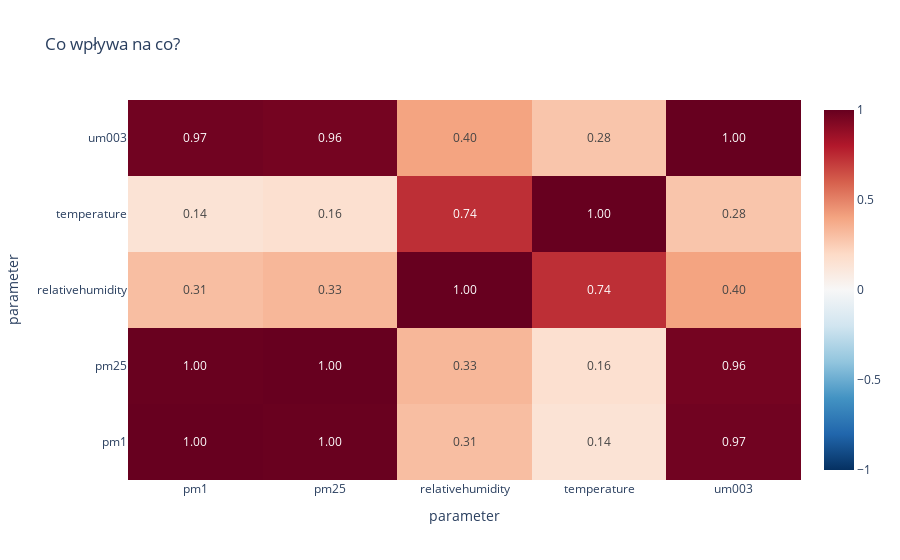

Source (notebook cell):
### Code cell
df_pivot = pdf.pivot_table(index='datetimelocal', columns='parameter', values='value', aggfunc='mean')

matrix_corr = df_pivot.corr()

fig = px.imshow(matrix_corr,
                text_auto=".2f",                
                aspect="auto",
                title="Co wpływa na co?",
                color_continuous_scale='RdBu_r', 
                origin='lower',
                zmin=-1,                        
                zmax=1)                         

fig.show()

### Figure 1 — Plotly figure (JSON) as saved in the notebook; plotly's stock layout.template omitted (floating-point values rounded to 4 significant figures)
{"data": [{"coloraxis": "coloraxis", "hovertemplate": "parameter: %{x}<br>parameter: %{y}<br>color: %{z}<extra></extra>", "name": "0", "texttemplate": "%{z:.2f}", "type": "heatmap", "x": ["pm1", "pm25", "relativehumidity", "temperature", "um003"], "xaxis": "x", "y": ["pm1", "pm25", "relativehumidity", "temperature", "um003"], "yaxis": "y", "z": [[1.0, 0.9952, 0.3071, 0.1434, 0.9741], [0.9952, 1.0, 0.333, 0.1634, 0.9635], [0.3071, 0.333, 1.0, 0.7363, 0.4024], [0.1434, 0.1634, 0.7363, 1.0, 0.2826], [0.9741, 0.9635, 0.4024, 0.2826, 1.0]]}], "layout": {"coloraxis": {"cmax": 1, "cmin": -1, "colorscale": [[0, "rgb(5,48,97)"], [0.1, "rgb(33,102,172)"], [0.2, "rgb(67,147,195)"], [0.3, "rgb(146,197,222)"], [0.4, "rgb(209,229,240)"], [0.5, "rgb(247,247,247)"], [0.6, "rgb(253,219,199)"], [0.7, "rgb(244,165,130)"], [0.8, "rgb(214,96,77)"], [0.9, "rgb(178,24,43)"], [1, "rgb(103,0,31)"]]}, "title": {"text": "Co wpływa na co?"}, "xaxis": {"anchor": "y", "domain": [0, 1], "title": {"text": "parameter"}}, "yaxis": {"anchor": "x", "autorange": true, "domain": [0, 1], "title": {"text": "parameter"}}}}
